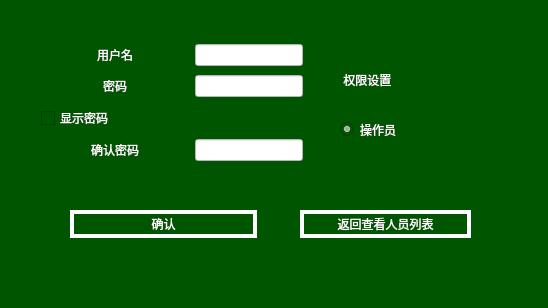
<?xml version="1.0" encoding="UTF-8"?>
<ui version="4.0">
 <class>addcaozuorenyuan</class>
 <widget class="QWidget" name="addcaozuorenyuan">
  <property name="geometry">
   <rect>
    <x>0</x>
    <y>0</y>
    <width>548</width>
    <height>308</height>
   </rect>
  </property>
  <property name="windowTitle">
   <string>Form</string>
  </property>
  <property name="styleSheet">
   <string notr="true">QWidget 
{
	background-color: rgb(0, 85, 0);
	color: rgb(255, 255, 255);
}
QLabel
{
 border-style:none;
font: 9pt &quot;微软雅黑&quot;;

}

QPushButton:hover
{
border-style:solid;
font: 9pt &quot;微软雅黑&quot;;
border-width:4px;
background-color: rgb(255, 170, 127);
color: rgba(255, 255, 255, 255);
}

QPushButton:!hover
{
border-style:solid;
font: 9pt &quot;微软雅黑&quot;;
border-width:4px;
background-color:rgb(0, 85, 0);
color: rgba(255, 255, 255, 255);
}

QTabBar:tab:selected
{
	font: 9pt &quot;微软雅黑&quot;;
	background-color: rgb(255, 170, 127);
}
QTabBar:tab:!selected
{
	font: 9pt &quot;微软雅黑&quot;;
	background-color: rgb(0, 85, 0);
}
QLineEdit
{
	color: rgb(0, 0, 0);
	background-color: rgb(255, 255, 255);
}
QTableWidget
{
	
	background-color: rgb(0, 85, 0);

}

QListWidget
{
	
	color: rgb(0, 0, 0);
	background-color: rgb(255, 255, 255);

}
QListWidget::item
{
	color: rgb(0, 0, 0);
	
	border-style:none;
	font: 9pt &quot;微软雅黑&quot;;
	
	border-bottom-style:solid;
	border-bottom-width:4px;
	border-bottom-color:rgb(0, 85, 0);
	background-color: rgb(255, 255, 255);

}
QListWidget::item:hover
{
	color: rgb(0, 0, 0);
	
	background-color: rgb(85, 255, 255);
}
QListWidget::item:!hover
{
	color: rgb(0, 0, 0);
	background-color: rgb(255, 255, 255);
}

QListWidget::item:selected
{
	color: rgb(0, 0, 0);
	background-color: rgb(255, 0, 0);
}
/*
QListWidget::item:!selected
{
	color: rgb(0, 0, 0);
	background-color: rgb(255, 255, 255);
}*/




QComboBox
{
	background-color: rgb(255, 255, 255);
	
	color: rgb(0, 0, 0);
}
QComboBox::drop-down
{
 	width:47px;
	border-image: url(:/arrow_down.png);	
}
QCheckBox
{
	font: 9pt &quot;微软雅黑&quot;;

}

QMenuBar
{
	background-color:transparent;

}

QMenuBar::item
{
	background-color: rgb(0, 85, 0);
}
QMenuBar::item:selected
{
	background-color: rgb(255, 170, 0);
}
QMenuBar::item:!selected
{
	
	background-color: rgb(0, 85, 0);
}</string>
  </property>
  <widget class="QPushButton" name="pushButton">
   <property name="geometry">
    <rect>
     <x>300</x>
     <y>210</y>
     <width>171</width>
     <height>28</height>
    </rect>
   </property>
   <property name="text">
    <string>返回查看人员列表</string>
   </property>
  </widget>
  <widget class="QRadioButton" name="radioButton">
   <property name="geometry">
    <rect>
     <x>340</x>
     <y>120</y>
     <width>72</width>
     <height>19</height>
    </rect>
   </property>
   <property name="text">
    <string>操作员</string>
   </property>
   <property name="checked">
    <bool>true</bool>
   </property>
  </widget>
  <widget class="QLabel" name="label_3">
   <property name="geometry">
    <rect>
     <x>320</x>
     <y>40</y>
     <width>131</width>
     <height>141</height>
    </rect>
   </property>
   <property name="styleSheet">
    <string notr="true">background-color: rgba(255, 255, 0, 0);</string>
   </property>
   <property name="text">
    <string/>
   </property>
  </widget>
  <widget class="QPushButton" name="pushButton_2">
   <property name="geometry">
    <rect>
     <x>70</x>
     <y>210</y>
     <width>187</width>
     <height>28</height>
    </rect>
   </property>
   <property name="text">
    <string>确认</string>
   </property>
  </widget>
  <widget class="QWidget" name="verticalWidget" native="true">
   <property name="geometry">
    <rect>
     <x>41</x>
     <y>41</y>
     <width>262</width>
     <height>135</height>
    </rect>
   </property>
   <layout class="QVBoxLayout" name="verticalLayout">
    <property name="bottomMargin">
     <number>10</number>
    </property>
    <item>
     <layout class="QHBoxLayout" name="horizontalLayout_2">
      <item>
       <widget class="QLabel" name="label_2">
        <property name="text">
         <string>用户名</string>
        </property>
        <property name="alignment">
         <set>Qt::AlignCenter</set>
        </property>
       </widget>
      </item>
      <item>
       <widget class="QLineEdit" name="user">
        <property name="sizePolicy">
         <sizepolicy hsizetype="Fixed" vsizetype="Fixed">
          <horstretch>0</horstretch>
          <verstretch>0</verstretch>
         </sizepolicy>
        </property>
       </widget>
      </item>
     </layout>
    </item>
    <item>
     <layout class="QHBoxLayout" name="horizontalLayout_3">
      <item>
       <widget class="QLabel" name="password">
        <property name="text">
         <string>密码</string>
        </property>
        <property name="alignment">
         <set>Qt::AlignCenter</set>
        </property>
       </widget>
      </item>
      <item>
       <widget class="QLineEdit" name="passwordtxt">
        <property name="sizePolicy">
         <sizepolicy hsizetype="Fixed" vsizetype="Fixed">
          <horstretch>0</horstretch>
          <verstretch>0</verstretch>
         </sizepolicy>
        </property>
        <property name="text">
         <string/>
        </property>
        <property name="echoMode">
         <enum>QLineEdit::Password</enum>
        </property>
       </widget>
      </item>
     </layout>
    </item>
    <item>
     <widget class="QCheckBox" name="showpassword">
      <property name="text">
       <string>显示密码</string>
      </property>
     </widget>
    </item>
    <item>
     <layout class="QHBoxLayout" name="horizontalLayout_4">
      <item>
       <widget class="QLabel" name="passwordtwo">
        <property name="text">
         <string>确认密码</string>
        </property>
        <property name="alignment">
         <set>Qt::AlignCenter</set>
        </property>
       </widget>
      </item>
      <item>
       <widget class="QLineEdit" name="quretxt">
        <property name="sizePolicy">
         <sizepolicy hsizetype="Fixed" vsizetype="Fixed">
          <horstretch>0</horstretch>
          <verstretch>0</verstretch>
         </sizepolicy>
        </property>
        <property name="echoMode">
         <enum>QLineEdit::Password</enum>
        </property>
       </widget>
      </item>
     </layout>
    </item>
   </layout>
  </widget>
  <widget class="QWidget" name="widget" native="true">
   <property name="geometry">
    <rect>
     <x>311</x>
     <y>80</y>
     <width>94</width>
     <height>30</height>
    </rect>
   </property>
  </widget>
  <widget class="QLabel" name="label">
   <property name="geometry">
    <rect>
     <x>330</x>
     <y>70</y>
     <width>76</width>
     <height>20</height>
    </rect>
   </property>
   <property name="text">
    <string>    权限设置</string>
   </property>
  </widget>
 </widget>
 <resources/>
 <connections/>
</ui>
